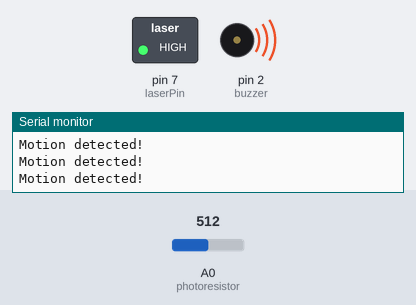
A sketch run on a simulated Arduino Uno, built with avr-gcc and run on an emulated ATmega328P. On the bench: switched loads named in the sketch (green lamp = pin HIGH), buzzer (waves = sounding, pin HIGH), the last lines printed to the serial monitor. The test bench sets the inputs (shaded band); at power-on: A0 (photoresistor) = 512.

Above: at 1.2 s.
1.3 s: A0 (photoresistor) set to 587
2.8 s: A0 (photoresistor) set to 609
At 3.7 s:
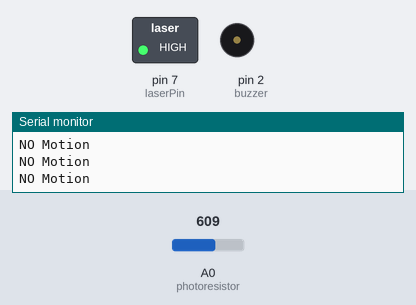
4.5 s: A0 (photoresistor) set to 590
At 4.9 s:
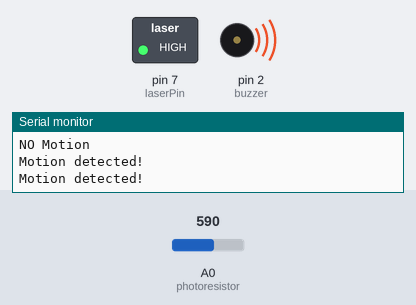
6.0 s: A0 (photoresistor) set to 610
At 7.3 s:
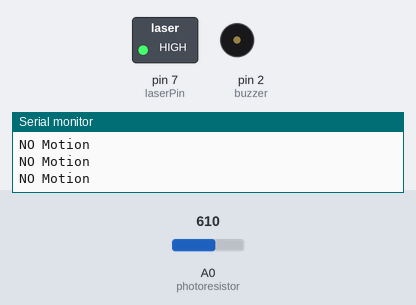
Timing chart, 0 to 8.5 s (numbered marks = the images above; inputs shaded):
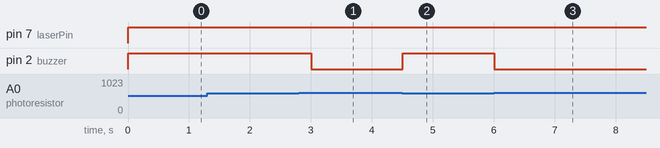

Measured:
- the behaviour switches between 599 and 600 on A0 (photoresistor) (found by bisection; images 0 and 1)
- after the input at 2.8 s, pin 2 (buzzer): HIGH → LOW after 0.20 s
- after the input at 4.5 s, pin 2 (buzzer): LOW → HIGH at once
- after the input at 6.0 s, pin 2 (buzzer): HIGH → LOW at once

The sketch:

3.ino
```cpp
int laserPin = 7;
int photoresistor = A0;
int buzzer = 2;

void setup()
{
  pinMode(laserPin, OUTPUT);
  pinMode(buzzer, OUTPUT);
  Serial.begin(9600);
}

void loop()
{
  digitalWrite(laserPin, HIGH); //Open the laser
  int photoresistor_value = analogRead(photoresistor);
  Serial.println();

  if(photoresistor_value >= 600)
  {
    Serial.println("NO Motion");
    digitalWrite(buzzer, LOW);
  }
  else
  {
    Serial.println("Motion detected!");
    digitalWrite(buzzer, HIGH);
  }
  delay(300);
}
```
